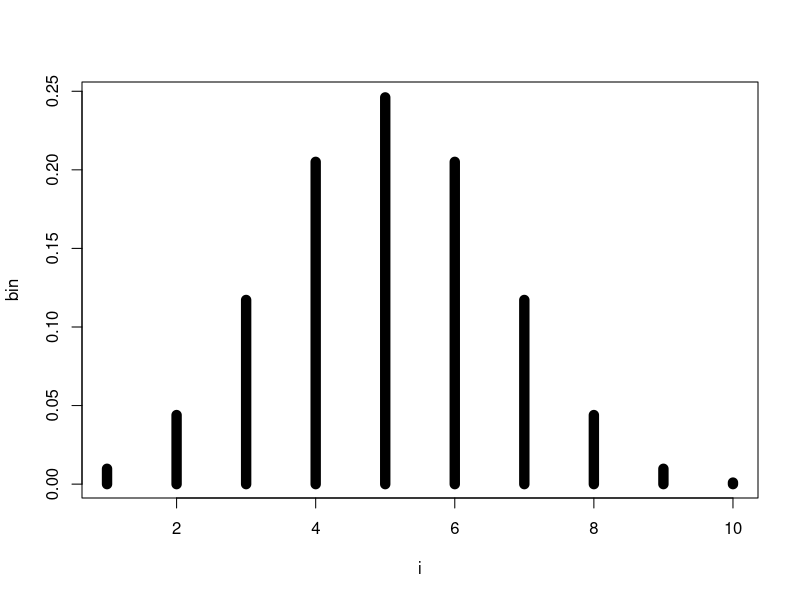

Recreate this plot in R.
#playing around with binomial distribution (if it works)


#n <-
#p <-
#y <-
  
#ModBin <- choose(n, y)*(p^y)((1-p)^(n-y))

#dbinom(4, size=12, prob=0.2)

i <- 1:10
bin <- dbinom(i, size=10, prob=0.5)
plot(i,bin, type="h", lwd=10)

#for(i in seq(1,12)){
  
#  bin = bin + dbinom(i, size=12, prob=0.2)
  
#  plot(bin)
  
#  print(paste(i, bin, "prob [%]: ", bin*100, "%"))
  
  
#}

